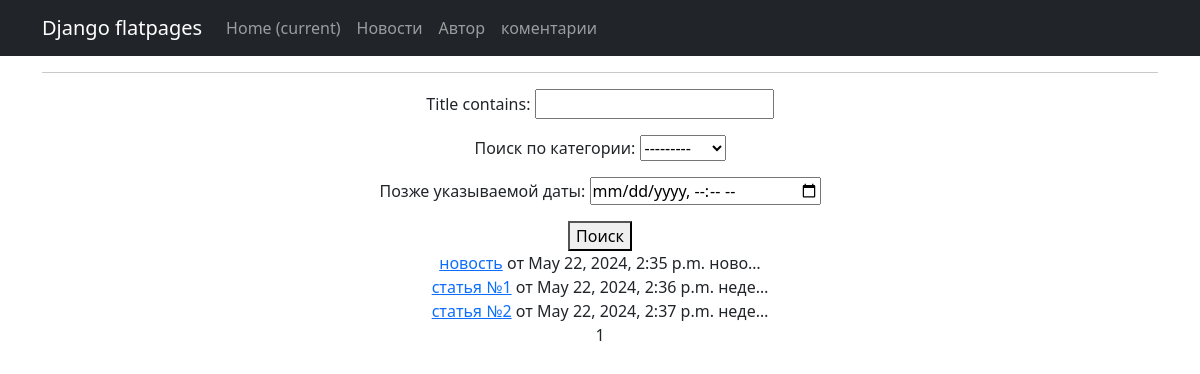
The page /news/search/ on the database as committed earlier.
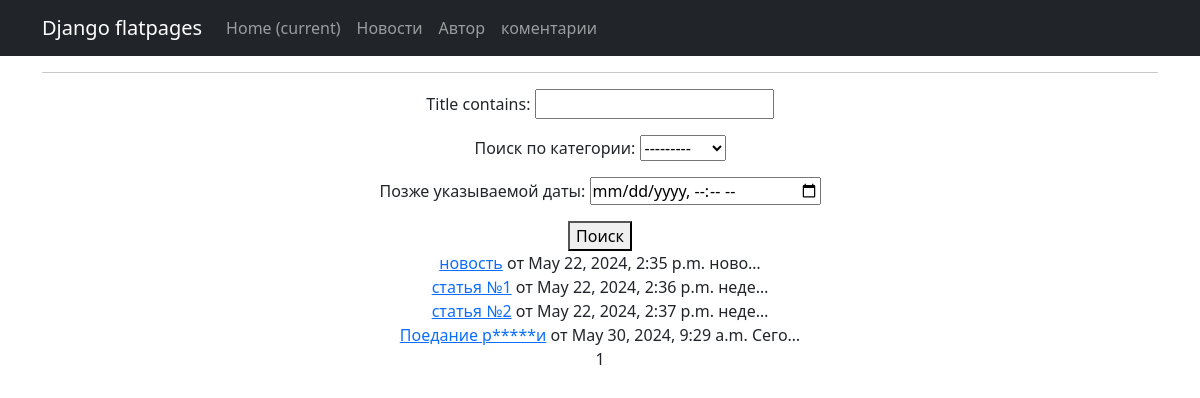
The same page on the database as committed later.
### news/models.py (models this page shows, shortened)
class Post(models.Model):
    author = models.ForeignKey(Author, on_delete=models.CASCADE)
    categoryType = models.CharField(max_length=2, choices=CATEGORY_CHOICES, default=ARTICLE)
    dateCreation = models.DateTimeField(auto_now_add=True)
    postCategory = models.ManyToManyField(Category, through='PostCategory')
    title = models.CharField(max_length=128)
    text = models.TextField()
    rating = models.SmallIntegerField(default=0)

### news/views.py (the view)
# urls.py: path('news/search/', PostSearch.as_view(), name='search'),
class PostSearch(ListView):
    model = Post
    template_name = 'search.html'
    context_object_name = 'search'
    paginate_by = 10
    def get_queryset(self):
        queryset = super().get_queryset()
        self.filterset = PostFilter(self.request.GET, queryset)
        return self.filterset.qs
    def get_context_data(self, **kwargs):
        context = super().get_context_data(**kwargs)
        context['filterset'] = self.filterset
        return context

### news/templatetags/custom_filters.py (called while the page is built)
@register.filter()
def censor(value):
    for i in ESK:
        value = value.replace(i[1:], '*' * len(i[1:]))
    return value

### templates/search.html (shortened to what this page needs)
{% extends 'flatpages/default.html' %}
{% load custom_filters %}
{% load custom_tags %}
{% block content %}
<hr>
<form action="" method="get">
       {{ filterset.form.as_p }}
        <button type="submit">Поиск</button>
    </form>
{% for new in search %}
           <tr>
               <td style="width: 200px"><a href={% url 'new' new.id %} > {{new.title|censor}}</a></td>
               <td style="width: 200px">от {{new.dateCreation}}</td>
               <td style="width: 250px">{{new.text|truncatechars:5|censor}}</td><br />
           </tr>
{% endfor %}
   {{ page_obj.number }}
{% endblock content %}

Rows that differ between the two databases and show on the page:
added Post: title|censor "Поедание р*****и", dateCreation "May 30, 2024, 9:29 a.m.", text|censor "Сего…"
